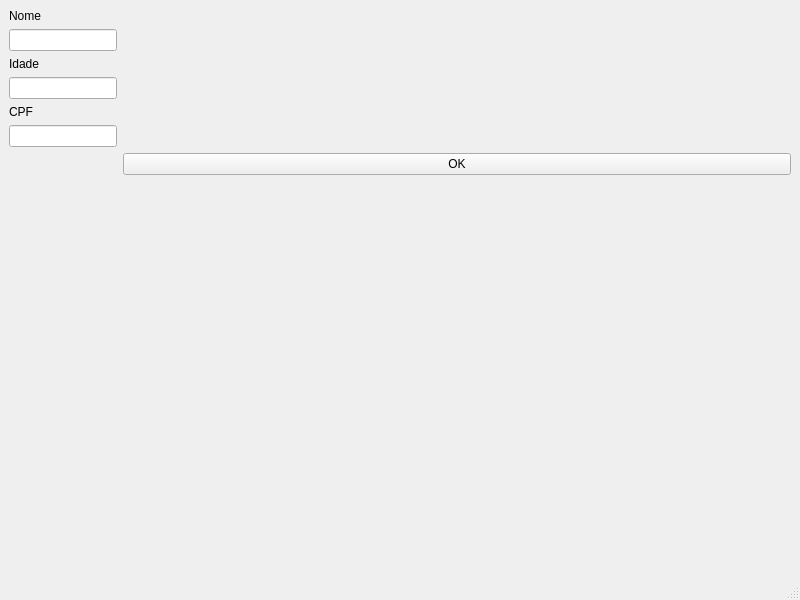
<?xml version="1.0" encoding="UTF-8"?>
<ui version="4.0">
 <class>MainWindow</class>
 <widget class="QMainWindow" name="MainWindow">
  <property name="geometry">
   <rect>
    <x>0</x>
    <y>0</y>
    <width>800</width>
    <height>600</height>
   </rect>
  </property>
  <property name="windowTitle">
   <string>MainWindow</string>
  </property>
  <widget class="QWidget" name="centralwidget">
   <layout class="QFormLayout" name="formLayout">
    <item row="1" column="0">
     <widget class="QLineEdit" name="nome"/>
    </item>
    <item row="0" column="0">
     <widget class="QLabel" name="label">
      <property name="text">
       <string>Nome</string>
      </property>
     </widget>
    </item>
    <item row="2" column="0">
     <widget class="QLabel" name="label_2">
      <property name="text">
       <string>Idade</string>
      </property>
     </widget>
    </item>
    <item row="3" column="0">
     <widget class="QLineEdit" name="idade"/>
    </item>
    <item row="4" column="0">
     <widget class="QLabel" name="label_3">
      <property name="text">
       <string>CPF</string>
      </property>
     </widget>
    </item>
    <item row="5" column="0">
     <widget class="QLineEdit" name="cpf"/>
    </item>
    <item row="6" column="1">
     <widget class="QPushButton" name="btnOk">
      <property name="text">
       <string>OK</string>
      </property>
     </widget>
    </item>
   </layout>
  </widget>
  <widget class="QMenuBar" name="menubar">
   <property name="geometry">
    <rect>
     <x>0</x>
     <y>0</y>
     <width>800</width>
     <height>23</height>
    </rect>
   </property>
  </widget>
  <widget class="QStatusBar" name="statusbar"/>
 </widget>
 <resources/>
 <connections/>
</ui>
